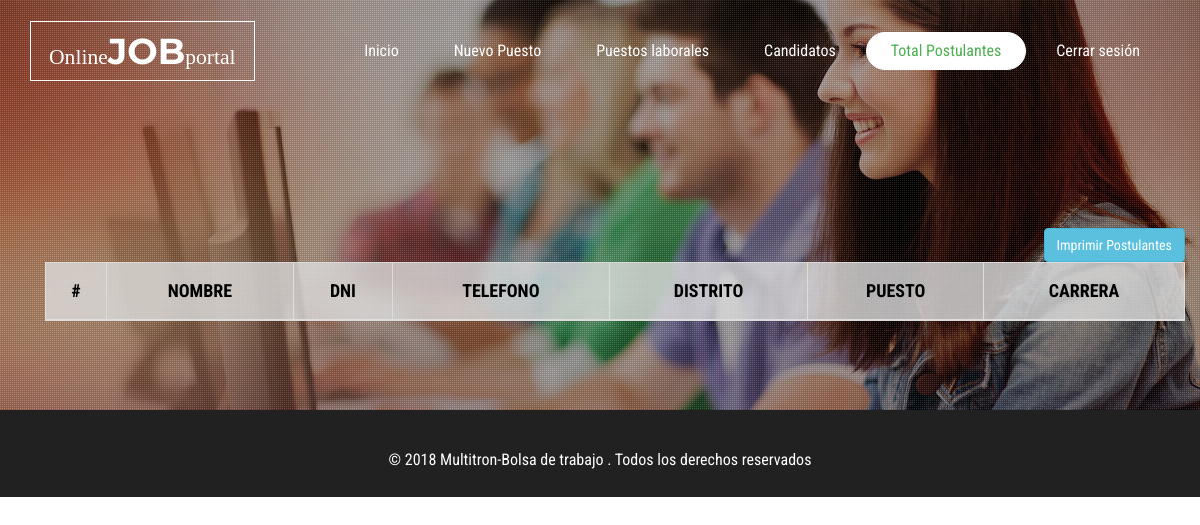
Before: /user/jobprovider/postulantes.php with the older database file.
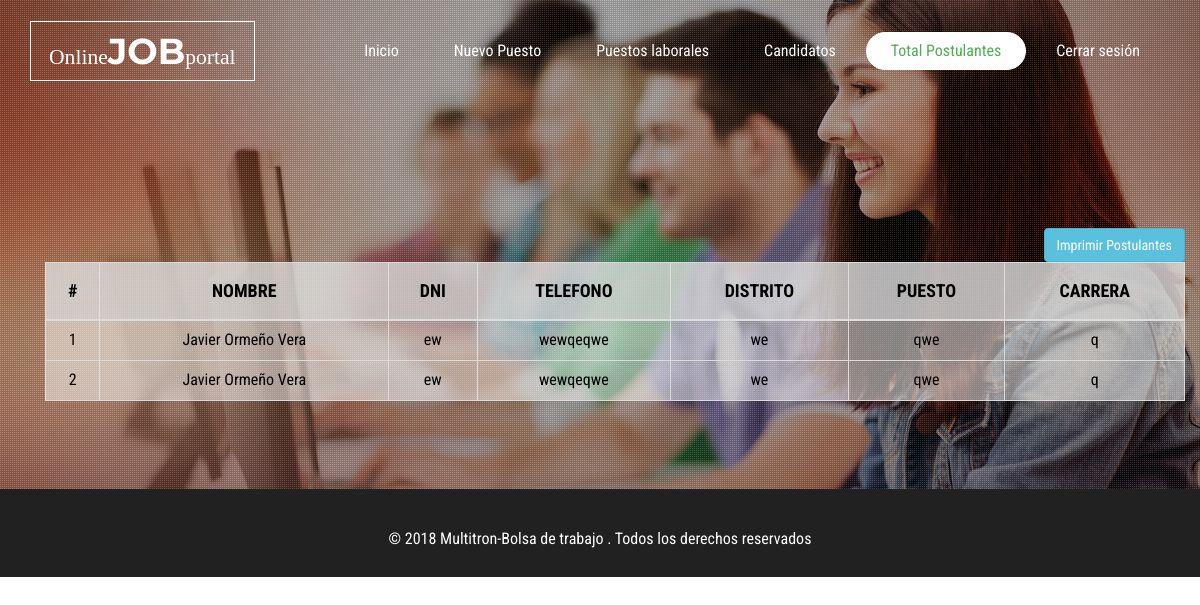
After: the same page with the newer database file.
### tables this page shows
CREATE TABLE `postulante` (
  `id_postulante` int(11) NOT NULL,
  `nombre` varchar(100) NOT NULL,
  `dni` varchar(8) DEFAULT NULL,
  `direccion` varchar(70) DEFAULT NULL,
  `distrito` varchar(70) DEFAULT NULL,
  `email` varchar(50) NOT NULL,
  `telefono` varchar(9) DEFAULT NULL,
  `edad` varchar(100) DEFAULT NULL,
  `sexo` varchar(15) DEFAULT NULL,
  `estado_civil` varchar(30) DEFAULT NULL,
  `lugar_nac` varchar(110) DEFAULT NULL,
  `institucion` varchar(100) DEFAULT NULL,
  `carrera` varchar(8) DEFAULT NULL,
  `foto` varchar(50) DEFAULT NULL,
  `puesto` varchar(50) DEFAULT NULL,
  `conocimientos` varchar(50) DEFAULT NULL
);

### user/jobprovider/postulantes.php (the view, shortened to what this page needs)
<html>
<!DOCTYPE html>
<html lang="en">
<head>
<link href="css/bootstrap.css" rel="stylesheet" type="text/css" media="all" />
<link rel="stylesheet" href="css/style.css" type="text/css" media="all" />
<link href="css/font-awesome.css" rel="stylesheet">
<link rel="stylesheet" href="css/flexslider.css" type="text/css" media="screen" />
</head>
<body>
	<div class="banner-top">
		<div class="slider">
			<div class="callbacks_container">
				<ul class="rslides callbacks callbacks1" id="slider4">
					<li>
						<div class="w3layouts-banner-top jarallax">
							<div class="agileinfo-dot">
								<div class="container" style="color: #fff;">
                                    <br><br><br><br><br>
<br><br><br>                              <br><br>
                                    <div class="container">
                                        <div class="table-responsive">
                                            <table class="table table-bordered" style="color: #000; background-color: rgba(255, 255, 255, .5)">
                                             <div class="pull-right">
                            <a href="#" onclick="window.print()" class="btn btn-info"><i class="icon-print icon-large"></i> Imprimir Postulantes</a>
                            </div>
                                                <thead>
                                                    <tr style="background-color: rgba(211,211,211, .6)">
                                                        <th style="text-align: center"><h4><b>#</b></h4></th>
                                                        <th style="text-align: center"><h4><b>NOMBRE</b></h4></th>
                                                        <th style="text-align: center"><h4><b>DNI</b></h4></th>
                                                        <th style="text-align: center"><h4><b>TELEFONO</b></h4></th>
                                                        <th style="text-align: center"><h4><b>DISTRITO</b></h4></th>
                                                        <th style="text-align: center"><h4><b>PUESTO</b></h4></th>
                                                        <th style="text-align: center"><h4><b>CARRERA</b></h4></th>
                                                    </tr>
                                                </thead>
                                                <tbody>
                                                <?php
                                                $con=conectar();
                                                $queryJobs = "SELECT * from postulante where rol='P'";
                                                $stmtJobs = mysqli_query($con,$queryJobs);
                                                $i = 0;
                                                while($row = mysqli_fetch_array($stmtJobs)) {
                                                    $i++;
                                                    ?>
                                                    <tr>
                                                        <td align="center"><?php echo $i ?></td>
                                                        <td align="center"><?php echo $row['nombre'];?></td>
                                                        <td align="center"><?php echo $row['dni'];?></td>
                                                        <td align="center"><?php echo $row['telefono']; ?></td>
                                                        <td align="center"><?php echo $row['distrito']; ?></td>
                                                        <td align="center"><?php echo $row['puesto']; ?></td>
                                                        <td align="center"><?php echo $row['carrera']; ?></td>
                                                    </tr>
                                                    <?php
                                                }
                                                ?>
                                                </tbody>
                                            </table>
                                        </div>
                                    </div>
                                    <br><br><br>
								</div>
							</div>
						</div>
					</li>
				</ul>
			</div>
		</div>
	</div>
	<div class="banner">
		<div class="header">
			<div class="container">
				<nav class="navbar navbar-default">
					<div class="navbar-header">
                        <div class="w3layouts-logo">
                            <h1><a href="index.html"> <span>Online</span>Job<span>portal</span></a></h1>
                        </div>
                    </div>
					<div class="collapse navbar-collapse nav-wil" id="bs-example-navbar-collapse-1">
						<nav>
							<ul class="nav navbar-nav navbar-right">
                                <li ><a href="index.php">Inicio</a></li>
                                <li><a href="jobs.php">Nuevo Puesto</a></li>
                                <li><a href="puestos_laborales.php">Puestos laborales</a></li>
                                <li><a href="candidatos.php">Candidatos</a></li>
                                <li class="active"><a href="postulantes.php">Total Postulantes</a></li>
                                <li><a href="../../logout.php" >Cerrar sesión</a></li>
                            </ul>
						</nav>
					</div>
				</nav>
			</div>
		</div>
	</div>
    <footer>
        <div class="container">
         <br>
                     <p align="center" style="color: #fff">© 2018 Multitron-Bolsa de trabajo . Todos los derechos reservados <a href="#"></a></p>
        </div>
    </footer>
</body>
</html>

### user/jobprovider/css/style.css (style rules this page uses)
body a { transition: 0.5s all; -webkit-transition: 0.5s all; -o-transition: 0.5s all; -moz-transition: 0.5s all; -ms-transition: 0.5s all; }
html, body { font-size: 100%; font-family: 'Roboto Condensed', sans-serif; }
body { background:#FFFFFF; }
.w3layouts-banner-top { background: url(../images/2.jpg) no-repeat 0px 0px; background-size: cover; }
.agileinfo-dot { background: url(../images/dott.png)repeat 0px 0px; background-size: 2px; -webkit-background-size: 2px; -moz-background-size: 2px; -o-background-size: 2px; -ms-background-size: 2px; }
.jarallax { position: relative; background-size: cover; background-repeat: no-repeat; background-position: 50% 50%; }
.banner { position: absolute; top: 0; z-index: 99; left: 0; width: 100%; }
.header { margin: 2em 0 0 0; }
.navbar-default { background: none; border: none; }
.navbar { margin-bottom: 0; }
.navbar-collapse { padding: 0; box-shadow: none; }
.w3layouts-logo h1 { margin:0; }
.w3layouts-logo h1 a { font-size: 1em; text-transform: uppercase; color: #FFFFFF; text-decoration: none; font-weight: 700; font-family: 'Montserrat', sans-serif; border: solid 1px #fff; padding: .2em .5em; }
.w3layouts-logo h1 a span { font-size: .6em; font-weight: 400; font-family: 'Crimson Text', serif; text-transform: initial; }
.navbar-nav { float: right; margin: 0; }
.navbar-default .navbar-nav > li > a { color: #fff; border: solid 1px rgba(255, 255, 255, 0); border-radius: 30px; -webkit-border-radius: 30px; -ms-border-radius: 30px; -o-border-radius: 30px; -moz-border-radius: 30px; }
.navbar-nav > li > a { font-size: 1em; padding: .5em 1.5em; margin-right: 5px; }
.navbar-default .navbar-nav > .active > a, .navbar-default .navbar-nav > .active > a:hover, .navbar-default .navbar-nav > .active > a:focus { color: #4CAF50; border: solid 1px #ffffff; border-radius: 30px; -webkit-border-radius: 30px; -ms-border-radius: 30px; -o-border-radius: 30px; -moz-border-radius: 30px; background: #ffffff; }
.callbacks_container { position: relative; float: left; width: 100%; }
.callbacks { position: relative; list-style: none; overflow: hidden; width: 100%; padding: 0; margin: 0; }
.callbacks li { position: absolute; width: 100%; }
.rslides { position: relative; list-style: none; overflow: hidden; width: 100%; padding: 0; }
.rslides li { -webkit-backface-visibility: hidden; position: absolute; display:none; width: 100%; left: 0; top: 0; }
.rslides li { position: relative; display: block; float: left; }
footer { background: #212121; padding:1em 0; }

Changed rows visible on the page:
added postulante: nombre "Javier Ormeño Vera", dni "ew", telefono "wewqeqwe", distrito "we", puesto "qwe", carrera "q"
added postulante: nombre "Javier Ormeño Vera", dni "ew", telefono "wewqeqwe", distrito "we", puesto "qwe", carrera "q"
